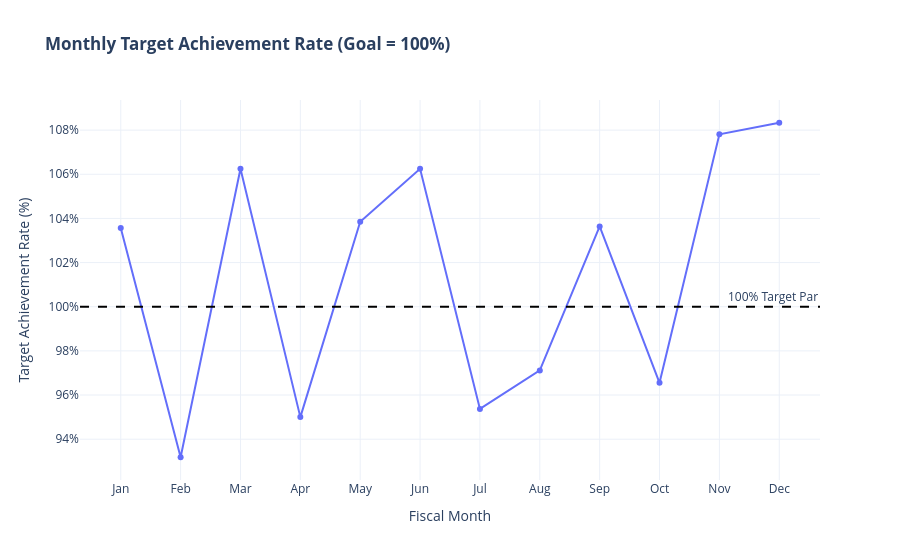

The notebook cell saved with this chart:
### Markdown cell above
## 11. Challenge Activity

**Target Achievement Ratio & Cumulative Trajectory:**  
Executives love tracking **Target Achievement Rate (%)**:
$$\text{Achievement Rate} = \left( \frac{\text{Actual Sales}}{\text{Sales Target}} \right) \times 100$$
1. Calculate the achievement rate column.
2. Build an interactive Plotly Express line chart showing monthly achievement rate, adding a horizontal reference line at **100% (Par)**.
3. Write two executive insights regarding company momentum entering the next fiscal year.

### Code cell
# Challenge Activity: Target Achievement Rate
df["achievement_rate"] = (df["actual_sales"] / df["sales_target"]) * 100

fig_achieve = px.line(
    df,
    x="month",
    y="achievement_rate",
    markers=True,
    title="<b>Monthly Target Achievement Rate (Goal = 100%)</b>",
    labels={"achievement_rate": "Target Achievement Rate (%)", "month": "Fiscal Month"}
)
fig_achieve.add_hline(y=100, line_dash="dash", line_color="black", annotation_text="100% Target Par")
fig_achieve.update_layout(yaxis_ticksuffix="%", template="plotly_white")
fig_achieve.show()

# Print summary
print(f"Annual Cumulative Achievement Rate: {(df['actual_sales'].sum() / df['sales_target'].sum()) * 100:.2f}%")

### Figure 1 — Plotly figure (JSON) as saved in the notebook; plotly's stock layout.template omitted (floating-point values rounded to 4 significant figures)
{"data": [{"hovertemplate": "Fiscal Month=%{x}<br>Target Achievement Rate (%)=%{y}<extra></extra>", "legendgroup": "", "line": {"color": "#636efa", "dash": "solid"}, "marker": {"symbol": "circle"}, "mode": "lines+markers", "name": "", "orientation": "v", "showlegend": false, "type": "scatter", "x": ["Jan", "Feb", "Mar", "Apr", "May", "Jun", "Jul", "Aug", "Sep", "Oct", "Nov", "Dec"], "xaxis": "x", "y": [103.6, 93.18, 106.2, 95.0, 103.8, 106.2, 95.37, 97.12, 103.6, 96.55, 107.8, 108.3], "yaxis": "y"}], "layout": {"annotations": [{"showarrow": false, "text": "100% Target Par", "x": 1, "xanchor": "right", "xref": "x domain", "y": 100, "yanchor": "bottom", "yref": "y"}], "legend": {"tracegroupgap": 0}, "shapes": [{"line": {"color": "black", "dash": "dash"}, "type": "line", "x0": 0, "x1": 1, "xref": "x domain", "y0": 100, "y1": 100, "yref": "y"}], "title": {"text": "<b>Monthly Target Achievement Rate (Goal = 100%)</b>"}, "xaxis": {"anchor": "y", "domain": [0, 1], "title": {"text": "Fiscal Month"}}, "yaxis": {"anchor": "x", "domain": [0, 1], "ticksuffix": "%", "title": {"text": "Target Achievement Rate (%)"}}}}
